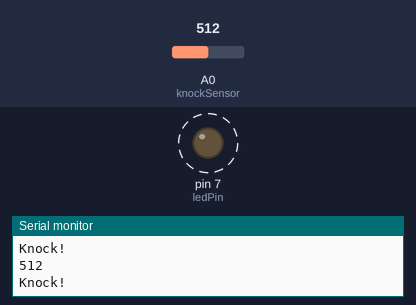
The sketch below on a simulated Arduino Uno, built with avr-gcc and run on an emulated ATmega328P. On the bench: output pins drawn as LEDs (lit = HIGH), the last lines printed to the serial monitor. Dashed ring = blinking. The test bench sets the inputs (shaded band); at power-on: A0 (knockSensor) = 512.

Above: at 1.2 s.
1.3 s: A0 (knockSensor) set to 110
4.3 s: A0 (knockSensor) set to 89
At 4.6 s:
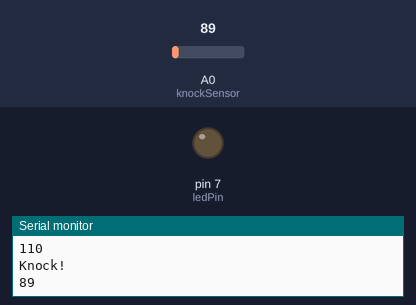
5.8 s: A0 (knockSensor) set to 122
At 6.01 s:
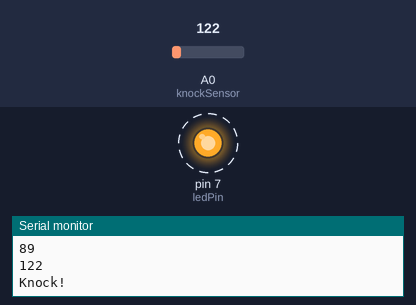
8.8 s: A0 (knockSensor) set to 90
At 8.8 s:
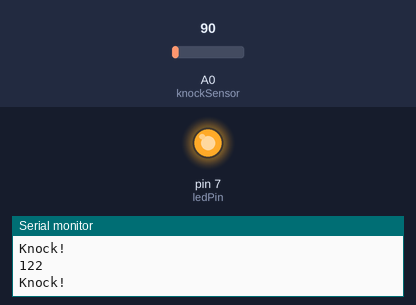
Timing chart, 0 to 11.3 s (numbered marks = the images above; inputs shaded):
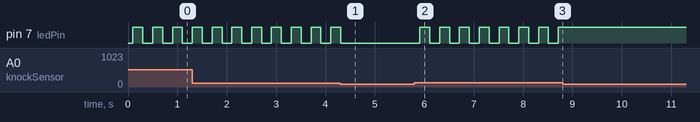

The sketch:

Piezo.ino
```cpp
const int ledPin = 7;      // LED connected to digital pin 13
const int knockSensor = A0; // the piezo is connected to analog pin 0
const int threshold = 100;  // threshold value to decide when the detected sound is a knock or not


// these variables will change:
int sensorReading = 0;      // variable to store the value read from the sensor pin
int ledState = LOW;         // variable used to store the last LED status, to toggle the light

void setup() {
  pinMode(ledPin, OUTPUT); // declare the ledPin as as OUTPUT
  Serial.begin(9600);       // use the serial port
}

void loop() {
  // read the sensor and store it in the variable sensorReading:
  sensorReading = analogRead(knockSensor);
  Serial.println(sensorReading);
  delay(100);

  // if the sensor reading is greater than the threshold:
  if (sensorReading >= threshold) {
    // toggle the status of the ledPin:
    ledState = !ledState;
    // update the LED pin itself:
    digitalWrite(ledPin, ledState);
    // send the string "Knock!" back to the computer, followed by newline
    Serial.println("Knock!");
  }
  delay(100);  // delay to avoid overloading the serial port buffer
}
```

Measured:
- the behaviour switches between 100 and 99 on A0 (knockSensor) (found by bisection; images 0 and 1)
- after the input at 4.3 s, pin 7 (ledPin): goes on until 4.3 s, then stays LOW
- after the input at 5.8 s, pin 7 (ledPin): alternates HIGH for 0.20 s and LOW for 0.20 s, starting after 0.11 s
- after the input at 8.8 s, pin 7 (ledPin): stops changing and stays HIGH
- by itself, pin 7 (ledPin): alternates HIGH for 0.20 s and LOW for 0.20 s
